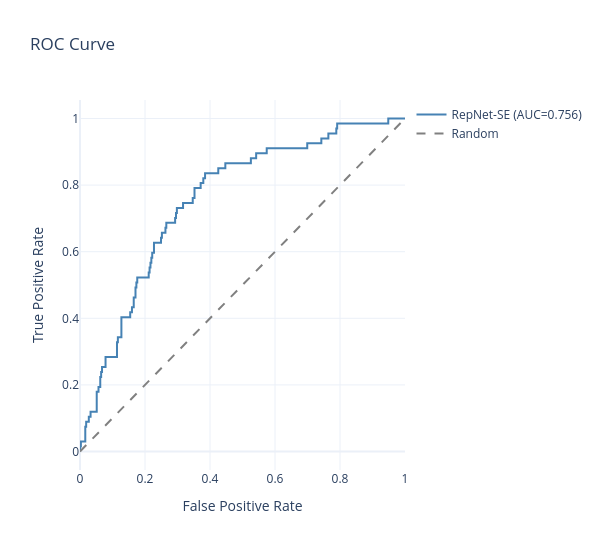

Source (notebook cell):
### Code cell
# ROC curve
fpr, tpr, thresholds = roc_curve(y_test, probs)

fig = go.Figure()
fig.add_trace(go.Scatter(x=fpr, y=tpr, mode='lines', name=f'RepNet-SE (AUC={test_auroc:.3f})',
                          line=dict(color='steelblue', width=2)))
fig.add_trace(go.Scatter(x=[0, 1], y=[0, 1], mode='lines', name='Random',
                          line=dict(color='gray', dash='dash')))
fig.update_layout(
    title='ROC Curve', xaxis_title='False Positive Rate', yaxis_title='True Positive Rate',
    template='plotly_white', width=600, height=550,
)
fig.show()
